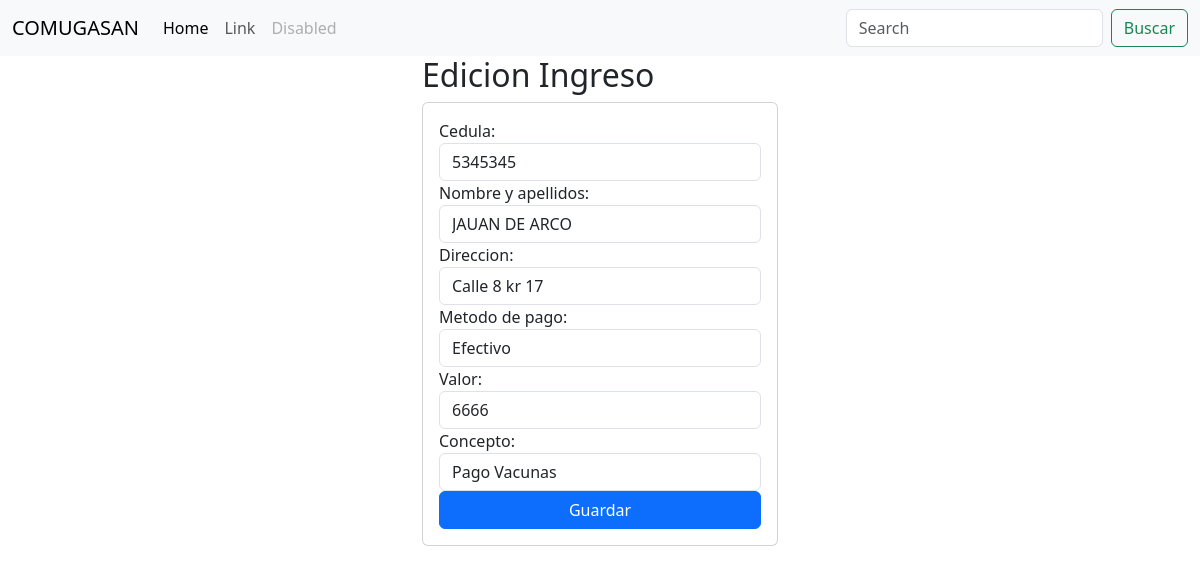
The page /edicionIngreso/86 on the database its author committed.
### comite/models.py (models this page shows, shortened)
class Ingresos(models.Model):
    nIngreso = models.AutoField(primary_key=True)
    usuario = models.ForeignKey(Usuarios, on_delete=models.CASCADE)
    tipo_pago = models.CharField(max_length=20)
    ciudad = models.CharField(max_length=100,default='San Juan Nepomuceno',editable=False)
    fecha = models.DateTimeField(auto_now_add=True,editable=False)
    valorIngreso = models.IntegerField(default=0,blank=True,null=True)
    concepto = models.CharField(max_length=200)

class Usuarios(models.Model):
    cedula = models.IntegerField(primary_key=True)
    nombre_completo = models.CharField(max_length=100)
    direccion = models.CharField(max_length=255)

### comite/views.py (the view)
# urls.py: path('edicionIngreso/<nIngreso>',views.edicionIngreso),
def edicionIngreso(request,nIngreso):
    ingreso = Ingresos.objects.get(nIngreso=nIngreso)
    return render(request,"ingresos/edicionIngresos.html",{"ingreso":ingreso})

### comite/templates/ingresos/edicionIngresos.html (shortened to what this page needs)
{% extends "base.html" %}
{% block body %}
    <div class="row">
        <div class="col-md-4 offset-md-4" >
            <h2>Edicion Ingreso</h2>
            <div class="card">
                <div class="card-body">
                    <form action="/editarIngreso/{{ingreso.nIngreso}}/" method="POST">{% csrf_token %}
                        <div class="form-group">
                             <label>Cedula:</label>
                            <input  class="form-control" type="text" id="cedula" name="cedula" value= "{{ingreso.usuario.cedula}}"   maxlength="20" required >
                        </div>
                        <div class="form-group">
                            <label>Nombre y apellidos:</label>
                            <input  class="form-control" type="text" id="nombre_completo" name="nombre_completo"  value= "{{ingreso.usuario.nombre_completo}}"  maxlength="100" required >
                        </div>
                        <div class="form-group">
                            <label>Direccion:</label>
                            <input  class="form-control" type="text" id="direccion" name="direccion" value= "{{ingreso.usuario.direccion}}"   maxlength="100" required>
                        </div>
                        <label for="tipo_pago">Metodo de pago:</label>
                        <select id="tipo_pago"  class="form-control" name="tipo_pago">
                            <option value="Efectivo" {% if ingreso.tipo_pago == "Efectivo" %}selected{% endif %}>Efectivo</option>
                        </select>
                        <div class="form-group">
                            <label>Valor:</label>
                            <input  class="form-control" type="text" id="valorIngreso" name="valorIngreso" value= "{{ingreso.valorIngreso}}" maxlength="20" required >
                        </div>
                        <div>
                            <label for="concepto">Concepto:</label>
                            <select id="concepto"  class="form-control"  name="concepto">
                                <option value="Pago Vacunas" {% if ingreso.concepto == "Pago Vacunas" %}selected{% endif %}>Pago Vacunas</option>
                            </select>
                        </div>
                        <div class="form-group">
                            <button type="submit" class="btn btn-primary  w-100 text-white">Guardar</button>
                        </div>
                    </form>
                </div>
            </div>
        </div>
    </div>
{% endblock %}

### rows shown on the page
Ingresos: cedula "5345345", nombre_completo "JAUAN DE ARCO", direccion "Calle 8 kr 17", tipo_pago "Efectivo", valorIngreso "6666", concepto "Pago Vacunas"
